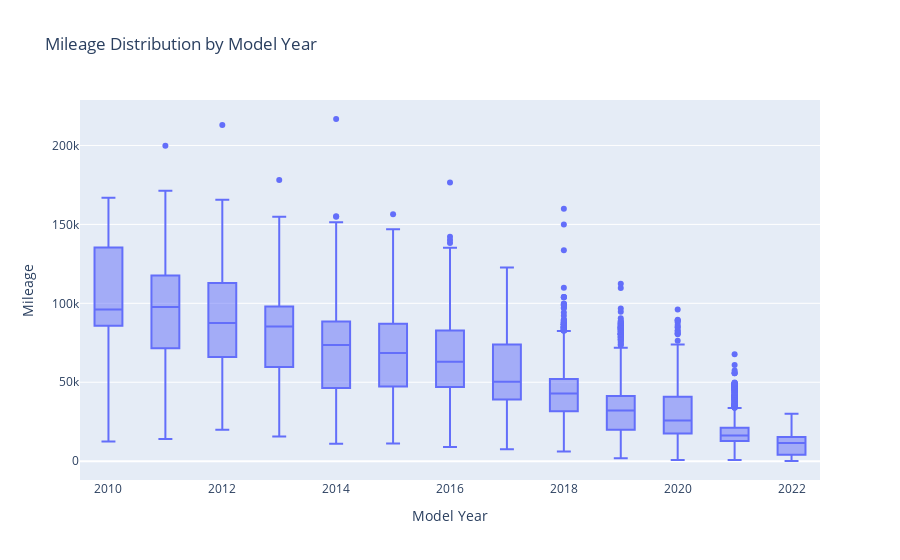

The notebook cell saved with this chart:
### Markdown cell above
We can draw similar conclusions from this plot as the last, as it does appear that the average price of newer cars tends to be higher.  We can also see that front wheel drive cars on average tend to not be as expensive as four wheel drive, all wheel drive, or rear wheel drive.  This logically checks out because trucks/SUVS which typically have these options tend to be more expensive.  The jointplot below gives a similar view, while also giving distrubtion information for each drivetrain type, both for price and model years.

### Code cell
#Make mileage boxplots by model year, in both plotly and seaborn/matplotlib 

#Make plot in plotly express
fig = px.box(cars_data[cars_data['Year'] > 2009], x = 'Year', y = 'Mileage',
             
             labels = {'Year' : 'Model Year'}, 
             title = 'Mileage Distribution by Model Year',
            height = 600)
fig.show()

#Make similar plot in seaborn/matplotlib

plt.rcParams['figure.dpi'] = 300
plt.rcParams['savefig.dpi'] = 300
plt.rcParams['font.family'] = 'Source Sans Pro'
fig2, ax = plt.subplots()
ax = sns.set_palette('deep')

ax = sns.boxplot(data = cars_data[cars_data['Year'] > 2009], x = 'Year', y = 'Mileage')
ax.set_title('Mileage Distribution by Model Year')
ax.set_xlabel('Model Year')
plt.show()

### Figure 1 — Plotly figure (JSON) as saved in the notebook; plotly's stock layout.template omitted (floating-point values rounded to 4 significant figures; data arrays with more than 128 entries replaced by an {"elided": "..."} marker saying what was removed)
{"data": [{"alignmentgroup": "True", "hovertemplate": "Model Year=%{x}<br>Mileage=%{y}<extra></extra>", "legendgroup": "", "marker": {"color": "#636efa"}, "name": "", "notched": false, "offsetgroup": "", "orientation": "v", "showlegend": false, "type": "box", "x": {"elided": "9285 int values"}, "x0": " ", "xaxis": "x", "y": {"elided": "9285 int values"}, "y0": " ", "yaxis": "y"}], "layout": {"autosize": true, "boxmode": "group", "legend": {"tracegroupgap": 0}, "title": {"text": "Mileage Distribution by Model Year"}, "xaxis": {"anchor": "y", "autorange": true, "domain": [0, 1], "range": [2010.0, 2022.0], "title": {"text": "Model Year"}, "type": "linear"}, "yaxis": {"anchor": "x", "autorange": true, "domain": [0, 1], "range": [-11910.0, 228800.0], "title": {"text": "Mileage"}, "type": "linear"}}}
